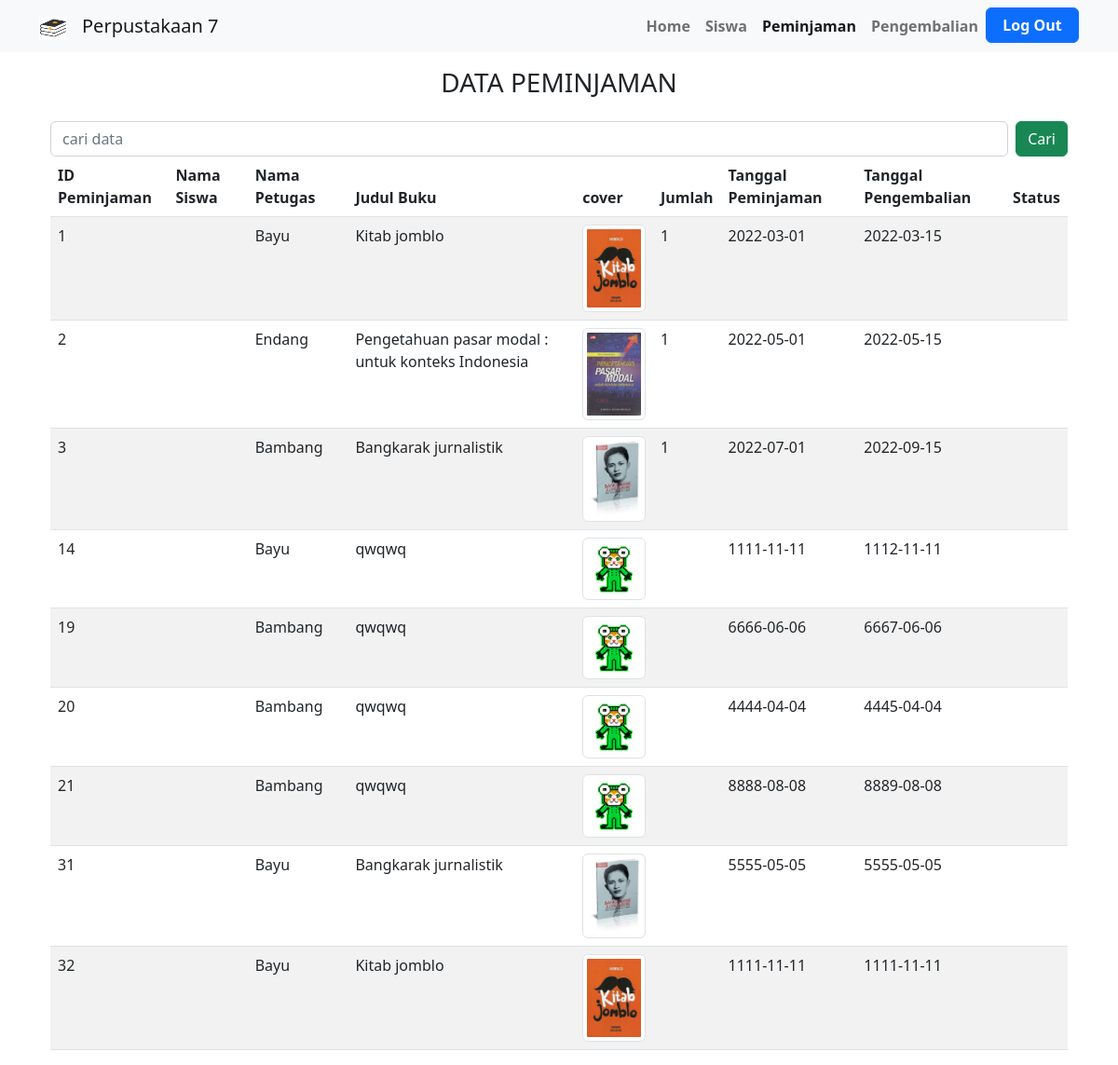
/data_peminjaman.php, run on an earlier commit of the app's database.
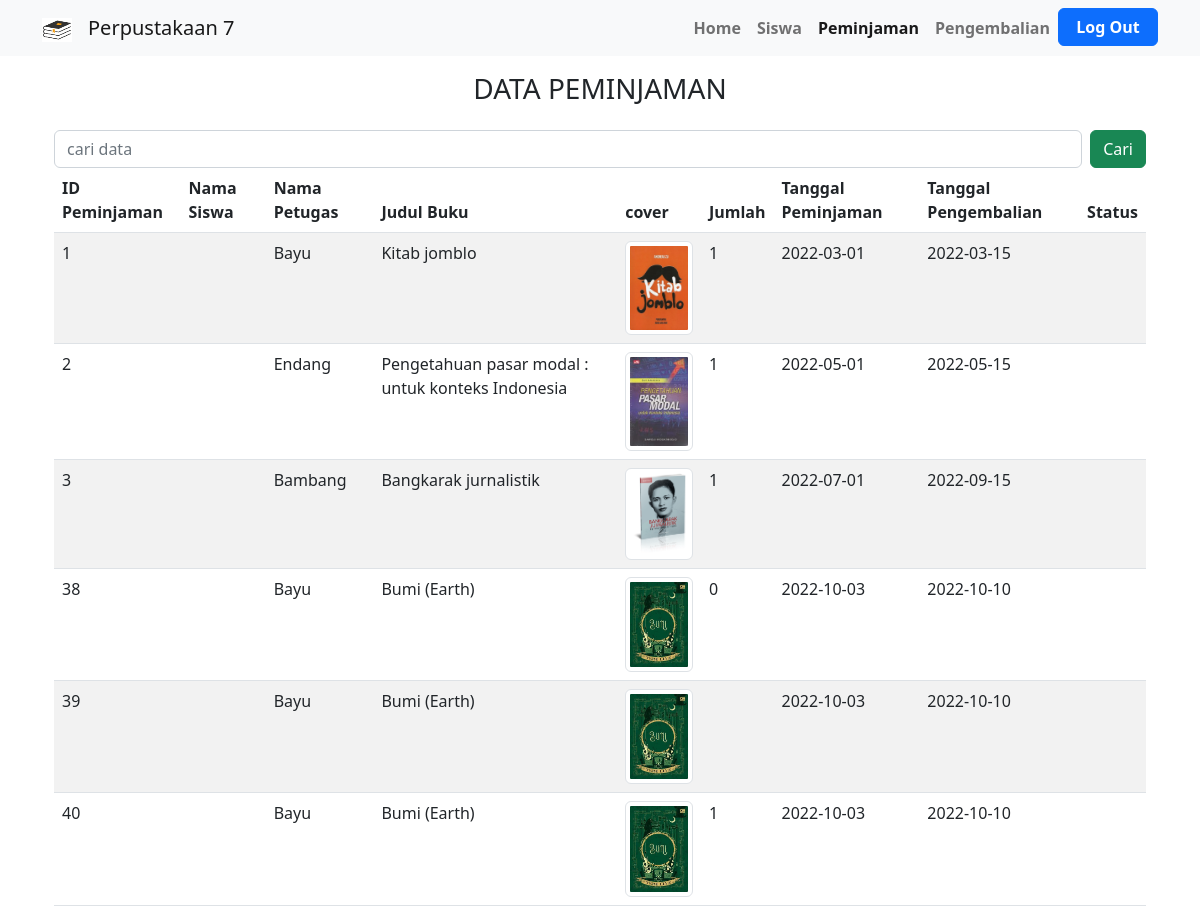
And on a later commit of the database.
### tables this page shows
CREATE TABLE `detail_peminjam` (
  `id_detail_peminjaman` int(11) NOT NULL,
  `id_buku` int(11) NOT NULL,
  `id_peminjam` int(11) NOT NULL,
  `kuantitas` int(2) NOT NULL
);

CREATE TABLE `peminjaman` (
  `id_peminjaman` int(11) NOT NULL,
  `id_siswa` int(11) NOT NULL,
  `id_petugas` int(11) NOT NULL,
  `id_buku` int(11) NOT NULL,
  `tanggal_peminjaman` date NOT NULL,
  `tanggal_pengembalian` date NOT NULL
);

CREATE TABLE `petugas` (
  `nip` int(11) NOT NULL,
  `nama` varchar(255) NOT NULL,
  `jenis_kelamin` enum('L','P') NOT NULL,
  `alamat` varchar(50) NOT NULL,
  `password` varchar(50) NOT NULL
);

CREATE TABLE `buku` (
  `id_buku` int(11) NOT NULL,
  `penulis` varchar(50) NOT NULL,
  `tahun` year(4) NOT NULL,
  `judul` varchar(255) NOT NULL,
  `kota` varchar(50) NOT NULL,
  `penerbit` varchar(50) NOT NULL,
  `cover` varchar(255) NOT NULL,
  `sinopsi` text NOT NULL,
  `stok` int(3) NOT NULL
);

### data_peminjaman.php (the view, shortened to what this page needs)
<?php
include "config.php";
?>
<!DOCTYPE html>
<html lang="en">
<head>
    <link rel="stylesheet" href="https://cdnjs.cloudflare.com/ajax/libs/font-awesome/6.1.2/css/all.min.css">
    <link rel="stylesheet" href="assets/bootstrap/css/bootstrap.min.css">
</head>
<body>
<nav class="navbar navbar-expand-lg bg-light">
        <div class="container">
        <a class="navbar-brand" href="#">
            <img src="assets/book-icon.png" alt="Logo" width="30" height="24">
    </a>
          <a class="navbar-brand" href="#">Perpustakaan 7</a>
          <div class="collapse navbar-collapse" id="navbarSupportedContent">
          <ul class="navbar-nav ms-auto mb-2 mb-lg-0">
              <li class="nav-item">
              <b><a class="nav-link" active aria-current="page" href="home.php">Home</a></b>
              </li>
              <li class="nav-item">
                <b><a class="nav-link" href="data_siswa.php" >Siswa</a></b>
              </li>
              <li class="nav-item">
                <b><a class="nav-link active" href="data_peminjaman.php" >Peminjaman</a></b>
              </li>
              <li class="nav-item">
                <b><a class="nav-link" href="data_pengembalian.php">Pengembalian</a></b>
              </li>
              <li class="nav-item">
              <a href="logout.php" class="btn btn-primary text-white" style="font-weight:600; width: 100px;">Log Out</a>
              </li>
            </ul>
          </div>
        </div>
      </nav>
        <div class="container mt-3">
        <h3 class="text-center">DATA PEMINJAMAN</h3>
        <div class="container mx-auto mt-4">
            <form class="d-flex" action="cari_siswa.php" method="get">
                <input class="form-control me-2" type="text" placeholder="cari data" name="cari">
                <input type="submit" value="Cari" class="btn btn-success">
    </form>
        <table class="table table-striped table-hover">
            <thead>
                <tr>
                    <th>ID Peminjaman</th>
                    <th>Nama Siswa</th>
                    <th>Nama Petugas</th>
                    <th>Judul Buku</th>
                    <th>cover</th>
                    <th>Jumlah</th>
                    <th>Tanggal Peminjaman</th>
                    <th>Tanggal Pengembalian</th>
                    <th>Status</th>
                </tr>
            </thead>
            <tbody>
            <?php
            $ambil = mysqli_query($conn, "SELECT * FROM detail_peminjam RIGHT JOIN peminjaman ON id_peminjam = peminjaman.id_peminjaman RIGHT JOIN buku ON peminjaman.id_buku = buku.id_buku RIGHT JOIN siswa ON peminjaman.id_siswa = siswa.nis RIGHT JOIN petugas ON peminjaman.id_petugas=petugas.nip ORDER BY peminjaman.id_peminjaman ASC ;");
            while ($data = mysqli_fetch_array($ambil)) {
            ?>
            <tr>
                <td><?= $data['id_peminjaman'] ?></td>
                <td><?= $data['nama_siswa'] ?></td>
                <td><?= $data['nama'] ?></td>
                <td><?= $data['judul'] ?></td>
                <td>
                <img src= "assets/cover/<?= $data['cover'] ?>" class= "img-thumbnail" alt=""
                    style="width: 100px;">
                </td>
                <td><?= $data['kuantitas'] ?></td>
                <td><?= $data['tanggal_peminjaman'] ?></td>
                <td><?= $data['tanggal_pengembalian'] ?></td>
                <td><?= $data['status'] ?></td>
            </tr>
            <?php
            }
            ?>
            </tbody>
        </table>
    </div>
        </div>
</body>
</html>

What changed in the data, as far as the page shows it:
removed peminjaman: id_peminjaman "14", id_petugas.nama "Bayu", id_buku.judul "qwqwq", id_buku.cover (picture), tanggal_peminjaman "1111-11-11", tanggal_pengembalian "1112-11-11"
removed peminjaman: id_peminjaman "19", id_petugas.nama "Bambang", id_buku.judul "qwqwq", id_buku.cover (picture), tanggal_peminjaman "6666-06-06", tanggal_pengembalian "6667-06-06"
removed peminjaman: id_peminjaman "20", id_petugas.nama "Bambang", id_buku.judul "qwqwq", id_buku.cover (picture), tanggal_peminjaman "4444-04-04", tanggal_pengembalian "4445-04-04"
removed peminjaman: id_peminjaman "21", id_petugas.nama "Bambang", id_buku.judul "qwqwq", id_buku.cover (picture), tanggal_peminjaman "8888-08-08", tanggal_pengembalian "8889-08-08"
removed peminjaman: id_peminjaman "31", id_petugas.nama "Bayu", id_buku.judul "Bangkarak jurnalistik", id_buku.cover (picture), tanggal_peminjaman "5555-05-05", tanggal_pengembalian "5555-05-05"
removed peminjaman: id_peminjaman "32", id_petugas.nama "Bayu", id_buku.judul "Kitab jomblo", id_buku.cover (picture), tanggal_peminjaman "1111-11-11", tanggal_pengembalian "1111-11-11"
added detail_peminjam: id_peminjam.id_peminjaman "38", petugas.nama "Bayu", id_buku.judul "Bumi (Earth)", id_buku.cover (picture), kuantitas "0", id_peminjam.tanggal_peminjaman "2022-10-03", id_peminjam.tanggal_pengembalian "2022-10-10"
added peminjaman: id_peminjaman "39", id_petugas.nama "Bayu", id_buku.judul "Bumi (Earth)", id_buku.cover (picture), tanggal_peminjaman "2022-10-03", tanggal_pengembalian "2022-10-10"
added detail_peminjam: id_peminjam.id_peminjaman "40", petugas.nama "Bayu", id_buku.judul "Bumi (Earth)", id_buku.cover (picture), kuantitas "1", id_peminjam.tanggal_peminjaman "2022-10-03", id_peminjam.tanggal_pengembalian "2022-10-10"
